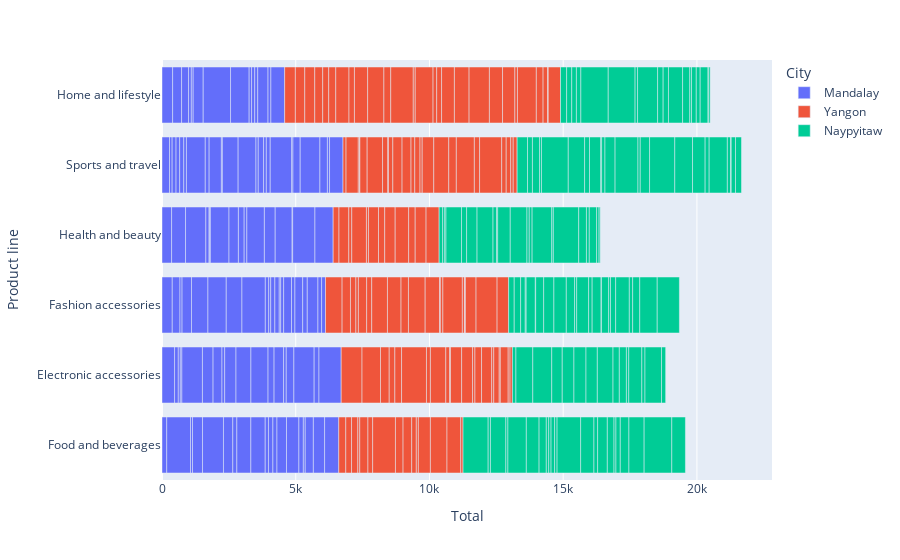

The code cell stored with this chart in its notebook:
### Code cell
# Tipo de produto mais vendido
fig_prod = px.bar(data_filtered, x='Total', y='Product line', color='City')

fig_prod.show()

### Figure 1 — Plotly figure (JSON) as saved in the notebook; plotly's stock layout.template omitted (floating-point values rounded to 4 significant figures)
{"data": [{"alignmentgroup": "True", "hovertemplate": "City=Mandalay<br>Total=%{x}<br>Product line=%{y}<extra></extra>", "legendgroup": "Mandalay", "marker": {"color": "#636efa", "pattern": {"shape": ""}}, "name": "Mandalay", "offsetgroup": "Mandalay", "orientation": "h", "showlegend": true, "textposition": "auto", "type": "bar", "x": [177.4, 888.6, 470.7, 138.7, 383.8, 359.2, 281.2, 397.8, 98.05, 520.8, 288.6, 146.2, 75.78, 74.76, 77.66, 334.3, 261.2, 760.4, 374.4, 352.6, 614.9, 684.9, 136.1, 783.3, 348.7, 103.1, 152.8, 99.54, 68.98, 57.88, 703.8, 587.0, 120.2, 375.4, 28.42, 145.0, 874.1, 769.1, 457.4, 125.7, 152.0, 36.55, 523.4, 537.0, 18.64, 75.94, 1022.0, 154.4, 397.2, 590.4, 697.9, 666.9, 164.7, 53.93, 695.2, 85.3, 121.6, 91.06, 110.1, 166.2, 333.2, 198.6, 101.6, 118.1, 112.2, 103.0, 351.6, 151.5, 145.4, 423.1, 557.7, 384.7, 804.3, 293.6, 128.0, 356.5, 214.7, 45.93, 100.9, 463.9, 291.2, 165.6, 270.6, 69.99, 304.5, 655.5, 107.3, 640.0, 170.9, 420.3, 398.5, 403.9, 514.6, 737.8, 633.1, 20.11, 832.9, 225.0, 681.4, 137.0, 280.0, 529.5, 356.3, 99.33, 285.7, 145.1, 757.4, 180.6, 79.61, 503.6, 830.4], "xaxis": "x", "y": ["Food and beverages", "Food and beverages", "Electronic accessories", "Electronic accessories", "Fashion accessories", "Health and beauty", "Sports and travel", "Home and lifestyle", "Sports and travel", "Health and beauty", "Fashion accessories", "Sports and travel", "Electronic accessories", "Food and beverages", "Fashion accessories", "Home and lifestyle", "Home and lifestyle", "Health and beauty", "Food and beverages", "Fashion accessories", "Fashion accessories", "Fashion accessories", "Sports and travel", "Food and beverages", "Food and beverages", "Home and lifestyle", "Sports and travel", "Sports and travel", "Home and lifestyle", "Electronic accessories", "Sports and travel", "Fashion accessories", "Health and beauty", "Home and lifestyle", "Health and beauty", "Sports and travel", "Fashion accessories", "Electronic accessories", "Sports and travel", "Fashion accessories", "Food and beverages", "Sports and travel", "Food and beverages", "Food and beverages", "Health and beauty", "Fashion accessories", "Home and lifestyle", "Fashion accessories", "Electronic accessories", "Sports and travel", "Health and beauty", "Sports and travel", "Fashion accessories", "Fashion accessories", "Home and lifestyle", "Sports and travel", "Food and beverages", "Home and lifestyle", "Fashion accessories", "Food and beverages", "Electronic accessories", "Sports and travel", "Electronic accessories", "Home and lifestyle", "Home and lifestyle", "Sports and travel", "Health and beauty", "Food and beverages", "Sports and travel", "Electronic accessories", "Electronic accessories", "Home and lifestyle", "Sports and travel", "Fashion accessories", "Fashion accessories", "Food and beverages", "Health and beauty", "Sports and travel", "Health and beauty", "Food and beverages", "Fashion accessories", "Food and beverages", "Sports and travel", "Food and beverages", "Food and beverages", "Health and beauty", "Home and lifestyle", "Electronic accessories", "Fashion accessories", "Food and beverages", "Fashion accessories", "Health and beauty", "Home and lifestyle", "Sports and travel", "Health and beauty", "Health and beauty", "Health and beauty", "Electronic accessories", "Health and beauty", "Fashion accessories", "Sports and travel", "Food and beverages", "Electronic accessories", "Electronic accessories", "Electronic accessories", "Fashion accessories", "Electronic accessories", "Electronic accessories", "Sports and travel", "Sports and travel", "Electronic accessories"], "yaxis": "y"}, {"alignmentgroup": "True", "hovertemplate": "City=Yangon<br>Total=%{x}<br>Product line=%{y}<extra></extra>", "legendgroup": "Yangon", "marker": {"color": "#EF553B", "pattern": {"shape": ""}}, "name": "Yangon", "offsetgroup": "Yangon", "orientation": "h", "showlegend": true, "textposition": "auto", "type": "bar", "x": [621.2, 399.8, 113.6, 779.3, 457.4, 44.59, 262.5, 217.6, 352.2, 367.6, 373.2, 110.1, 549.0, 690.0, 297.1, 225.3, 263.1, 494.8, 16.11, 214.9, 312.9, 271.3, 576.0, 203.6, 326.4, 195.0, 211.0, 250.7, 26.8, 202.3, 76.15, 493.8, 161.6, 235.7, 94.17, 72.4, 608.1, 305.6, 345.8, 308.9, 189.1, 931.0, 374.4, 335.0, 255.2, 147.8, 588.4, 507.7, 140.4, 575.3, 843.0, 72.01, 175.9, 667.4, 195.7, 852.7, 80.95, 433.0, 135.6, 561.1, 277.7, 138.1, 183.0, 282.5, 624.3, 479.6, 284.6, 674.0, 548.8, 323.1, 37.61, 536.6, 759.7, 233.1, 195.6, 172.2, 390.8, 491.1, 76.36, 461.3, 96.64, 705.6, 450.1, 416.2, 503.7, 32.14, 620.7, 244.2, 94.19, 728.1, 827.1, 408.4, 88.7, 406.9, 168.2, 252.0, 77.81, 247.9, 167.9, 22.39, 12.69, 379.9, 489.0, 76.92, 169.3, 399.0, 514.8, 25.26, 84.75, 203.1, 92.44, 786.6, 146.6, 458.7, 40.53, 295.4, 69.67, 87.23, 431.3], "xaxis": "x", "y": ["Fashion accessories", "Home and lifestyle", "Sports and travel", "Electronic accessories", "Sports and travel", "Sports and travel", "Food and beverages", "Health and beauty", "Home and lifestyle", "Health and beauty", "Home and lifestyle", "Health and beauty", "Health and beauty", "Electronic accessories", "Home and lifestyle", "Home and lifestyle", "Home and lifestyle", "Home and lifestyle", "Sports and travel", "Food and beverages", "Fashion accessories", "Sports and travel", "Sports and travel", "Home and lifestyle", "Electronic accessories", "Sports and travel", "Electronic accessories", "Electronic accessories", "Sports and travel", "Fashion accessories", "Health and beauty", "Home and lifestyle", "Sports and travel", "Food and beverages", "Fashion accessories", "Food and beverages", "Home and lifestyle", "Food and beverages", "Sports and travel", "Fashion accessories", "Fashion accessories", "Electronic accessories", "Health and beauty", "Sports and travel", "Home and lifestyle", "Electronic accessories", "Fashion accessories", "Fashion accessories", "Sports and travel", "Electronic accessories", "Home and lifestyle", "Home and lifestyle", "Food and beverages", "Home and lifestyle", "Sports and travel", "Food and beverages", "Sports and travel", "Sports and travel", "Home and lifestyle", "Sports and travel", "Fashion accessories", "Electronic accessories", "Home and lifestyle", "Sports and travel", "Fashion accessories", "Home and lifestyle", "Food and beverages", "Sports and travel", "Home and lifestyle", "Food and beverages", "Electronic accessories", "Fashion accessories", "Home and lifestyle", "Health and beauty", "Sports and travel", "Food and beverages", "Health and beauty", "Home and lifestyle", "Food and beverages", "Home and lifestyle", "Home and lifestyle", "Home and lifestyle", "Food and beverages", "Electronic accessories", "Health and beauty", "Fashion accessories", "Food and beverages", "Health and beauty", "Fashion accessories", "Fashion accessories", "Sports and travel", "Electronic accessories", "Electronic accessories", "Health and beauty", "Sports and travel", "Home and lifestyle", "Fashion accessories", "Electronic accessories", "Home and lifestyle", "Fashion accessories", "Fashion accessories", "Electronic accessories", "Health and beauty", "Electronic accessories", "Sports and travel", "Fashion accessories", "Food and beverages", "Home and lifestyle", "Food and beverages", "Electronic accessories", "Sports and travel", "Fashion accessories", "Sports and travel", "Home and lifestyle", "Electronic accessories", "Electronic accessories", "Electronic accessories", "Electronic accessories", "Fashion accessories"], "yaxis": "y"}, {"alignmentgroup": "True", "hovertemplate": "City=Naypyitaw<br>Total=%{x}<br>Product line=%{y}<extra></extra>", "legendgroup": "Naypyitaw", "marker": {"color": "#00cc96", "pattern": {"shape": ""}}, "name": "Naypyitaw", "offsetgroup": "Naypyitaw", "orientation": "h", "showlegend": true, "textposition": "auto", "type": "bar", "x": [132.0, 132.8, 388.3, 184.1, 209.6, 266.0, 79.67, 44.35, 629.8, 239.6, 172.5, 33.49, 579.8, 939.5, 343.1, 71.53, 85.74, 229.1, 13.42, 575.7, 299.8, 190.6, 175.0, 76.58, 688.7, 381.4, 463.4, 1002.0, 310.7, 708.3, 165.9, 392.6, 477.1, 611.1, 270.3, 183.0, 419.8, 1024.0, 437.3, 88.37, 78.0, 89.07, 451.4, 133.4, 190.5, 423.7, 390.9, 597.0, 91.56, 586.6, 1004.0, 881.3, 32.53, 126.0, 497.1, 377.6, 131.9, 137.9, 856.5, 41.39, 446.4, 84.98, 235.7, 362.7, 250.3, 93.04, 471.0, 348.3, 131.2, 749.7, 624.9, 72.43, 206.8, 85.59, 107.0, 734.7, 57.7, 264.8, 199.0, 942.9, 161.7, 323.1, 527.8, 87.23, 334.0, 270.0, 63.91, 16.2, 267.3, 950.2, 663.3, 288.2, 68.24, 193.5, 471.0, 106.5, 511.0, 489.0, 568.5, 178.2, 150.8, 145.7, 118.3, 125.1, 680.1, 273.4, 293.2, 91.4, 42.37, 265.1, 617.0, 120.6, 23.5, 1034.0, 24.11, 509.4, 55.28, 160.4, 652.9, 155.7, 829.1, 224.4], "xaxis": "x", "y": ["Health and beauty", "Electronic accessories", "Sports and travel", "Sports and travel", "Fashion accessories", "Sports and travel", "Health and beauty", "Health and beauty", "Electronic accessories", "Fashion accessories", "Fashion accessories", "Fashion accessories", "Health and beauty", "Food and beverages", "Fashion accessories", "Sports and travel", "Food and beverages", "Home and lifestyle", "Fashion accessories", "Food and beverages", "Fashion accessories", "Home and lifestyle", "Home and lifestyle", "Food and beverages", "Food and beverages", "Fashion accessories", "Fashion accessories", "Sports and travel", "Fashion accessories", "Electronic accessories", "Home and lifestyle", "Electronic accessories", "Food and beverages", "Sports and travel", "Food and beverages", "Sports and travel", "Sports and travel", "Home and lifestyle", "Electronic accessories", "Food and beverages", "Fashion accessories", "Food and beverages", "Electronic accessories", "Food and beverages", "Health and beauty", "Electronic accessories", "Health and beauty", "Health and beauty", "Food and beverages", "Electronic accessories", "Home and lifestyle", "Food and beverages", "Sports and travel", "Sports and travel", "Food and beverages", "Sports and travel", "Health and beauty", "Food and beverages", "Sports and travel", "Health and beauty", "Fashion accessories", "Sports and travel", "Electronic accessories", "Food and beverages", "Food and beverages", "Home and lifestyle", "Health and beauty", "Sports and travel", "Fashion accessories", "Home and lifestyle", "Health and beauty", "Food and beverages", "Home and lifestyle", "Health and beauty", "Health and beauty", "Health and beauty", "Health and beauty", "Electronic accessories", "Home and lifestyle", "Sports and travel", "Food and beverages", "Food and beverages", "Home and lifestyle", "Electronic accessories", "Fashion accessories", "Home and lifestyle", "Home and lifestyle", "Fashion accessories", "Fashion accessories", "Health and beauty", "Sports and travel", "Health and beauty", "Fashion accessories", "Fashion accessories", "Sports and travel", "Health and beauty", "Fashion accessories", "Electronic accessories", "Food and beverages", "Home and lifestyle", "Sports and travel", "Home and lifestyle", "Electronic accessories", "Fashion accessories", "Sports and travel", "Health and beauty", "Home and lifestyle", "Health and beauty", "Health and beauty", "Fashion accessories", "Electronic accessories", "Sports and travel", "Sports and travel", "Food and beverages", "Home and lifestyle", "Food and beverages", "Home and lifestyle", "Sports and travel", "Fashion accessories", "Electronic accessories", "Fashion accessories", "Sports and travel"], "yaxis": "y"}], "layout": {"barmode": "relative", "legend": {"title": {"text": "City"}, "tracegroupgap": 0}, "margin": {"t": 60}, "xaxis": {"anchor": "y", "domain": [0, 1], "title": {"text": "Total"}}, "yaxis": {"anchor": "x", "domain": [0, 1], "title": {"text": "Product line"}}}}
